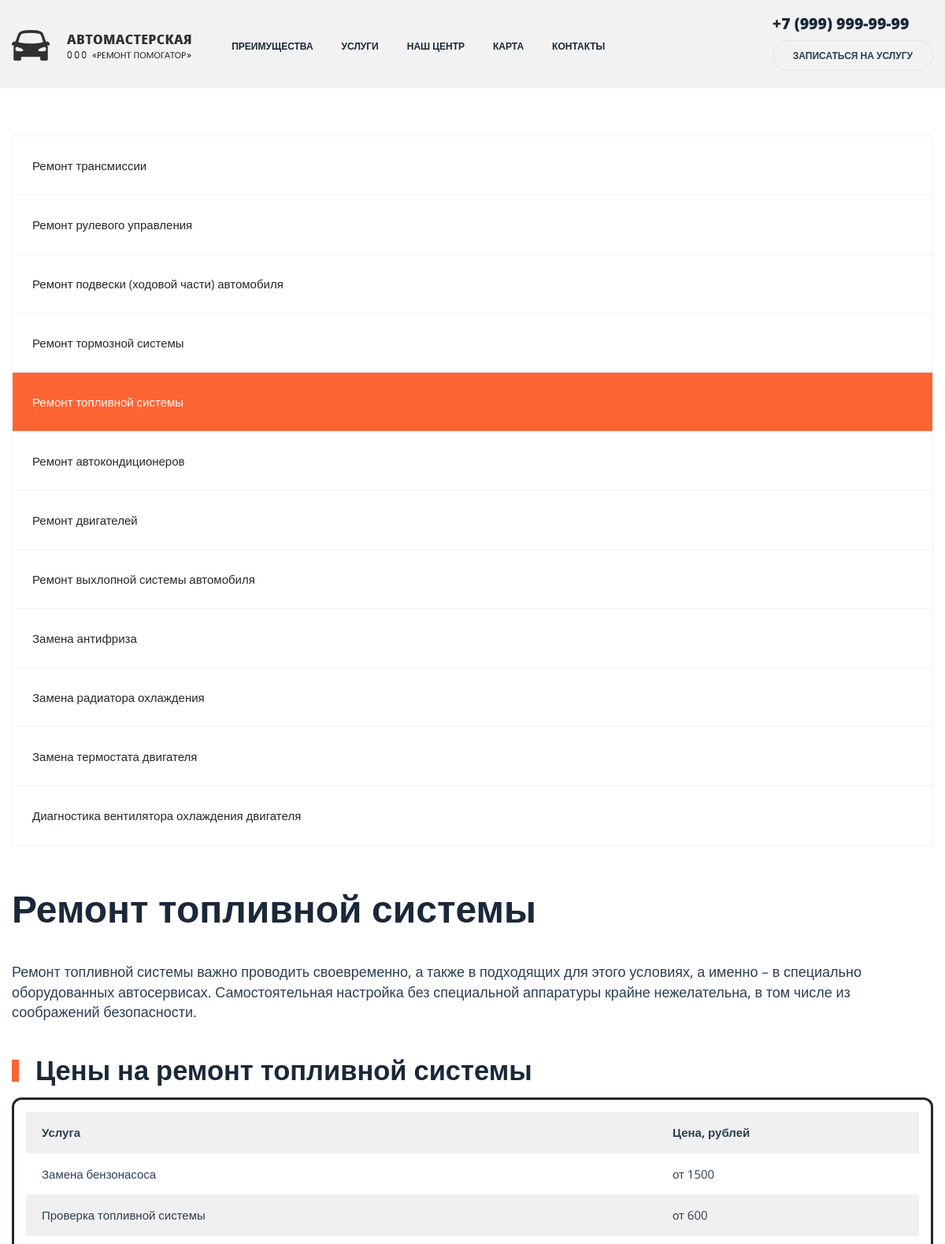
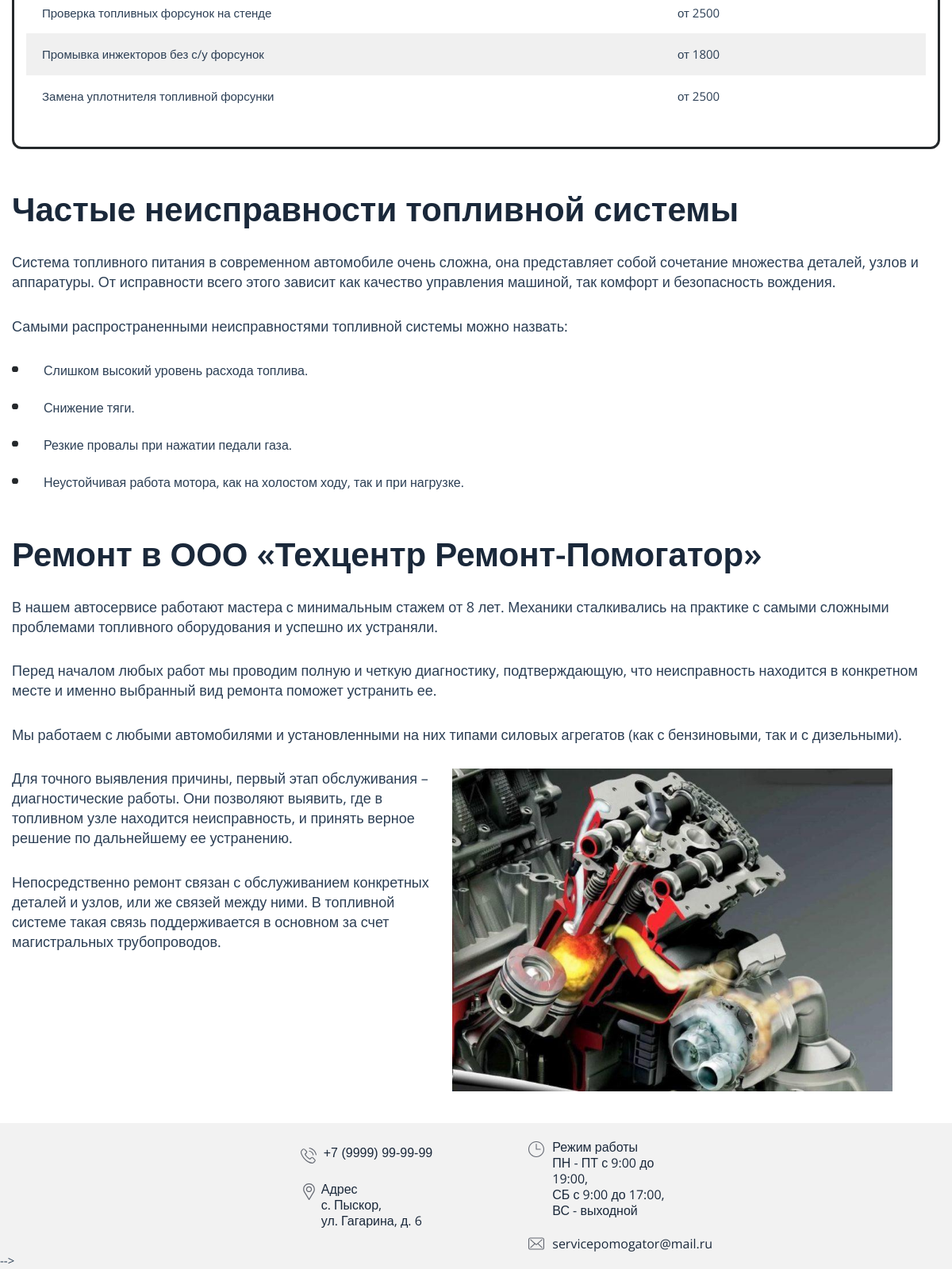
The page /index6.php on the database its author committed (2 pictures, top to bottom).
### tables this page shows
CREATE TABLE `service_price_list` (
  `idservice_price_list` int(11) NOT NULL,
  `idservice` int(11) NOT NULL,
  `price` int(11) NOT NULL,
  `start_data` date NOT NULL,
  `end_data` date DEFAULT NULL
);

CREATE TABLE `service` (
  `idservice` int(11) NOT NULL,
  `id_type` int(11) NOT NULL,
  `service` varchar(500) DEFAULT NULL
);

### index6.php (the view, shortened to what this page needs)
<!DOCTYPE html>
<html lang="en" dir="ltr">
  <head>
    <link rel="stylesheet" href="https://stackpath.bootstrapcdn.com/bootstrap/4.1.3/css/bootstrap.min.css"
>
    <link rel="stylesheet" href="https://use.fontawesome.com/releases/v5.6.1/css/all.css"
>
    <link rel="stylesheet" href="css/main2.css">
    <link rel="stylesheet" href="css/media.css">
    <link rel="stylesheet" href="css/animate.css">
    <link rel='stylesheet' id='wp-block-library-css' href='css/style.min-1.css' type='text/css' media='all'>
    <link rel='stylesheet' id='autoservice-style-css' href='css/wmac_single_71dfaf63ff26cdcd8f13a55f6c5f486d-1.css' type='text/css' media='all'>
    <link rel='stylesheet' id='autoservice-main-css' href='css/wmac_single_ce631b6e98131e308f29fbe37d2114e2-1.css' type='text/css' media='all'>
    <link rel='stylesheet' id='autoservice-media-main-css' href='css/wmac_single_e65cdca6a25d2c07eeefa16406e77695-1.css' type='text/css' media='all'>
  </head>
  <body>
    <header>
      <nav class="navbar navbar-expand-lg sticky-top">
        <div class="container">
          <a href="index.html" class="navbar-brad">
            <img src="img/logo.svg" alt="" class="logo">
          </a>
          <div class="collapse navbar-collapse" id="navbarResponsive">
            <ul class="navbar-nav">
            <li class="nav-item">
                <a href="index.html#why" class="nav-link active">
                  Преимущества
                </a>
              </li>
              <li class="nav-item">
                <a href="index2.php" class="nav-link">
                  Услуги
                </a>
              </li>
              <li class="nav-item">
                <a href="index.html#look" class="nav-link">
                  Наш центр
                </a>
              </li>
              <li class="nav-item">
                <a href="index.html#place" class="nav-link">
                  Карта
                </a>
              </li>
              <li class="nav-item">
                <a href="index.html#footer" class="nav-link">
                  Контакты
                </a>
              </li>
            </ul>
          </div>
          <div class="clearfix d-none d-lg-block">
           <div class="contacts__phone bolder">
             +7 (999) 999-99-99
           </div>
           <a class="contacts__btn upper bolder"  onclick="document.getElementById('servicerequestModal').style.display='block'">
             Записаться на услугу
           </a>
          </div>
        </div>
      </nav>
    </header>
    <div id="content" class="site-content">
			<div class="wrapper">
				<div class="inner">
					<div class="inner-page">
						<aside id="secondary" class="widget-area">
							<nav class="sidebar-nav">
                  <ul>
                    <li class="page_item page-item-468 page_item_has_children"><a href="index2.php">Ремонт трансмиссии</a>
                    </li>
                    <li class="page_item page-item-469 page_item_has_children"><a href="index3.php">Ремонт рулевого управления</a>
                    </li>
                    <li class="page_item page-item-470 page_item_has_children"><a href="index4.php">Ремонт подвески (ходовой части) автомобиля</a>
                    </li>
                    <li class="page_item page-item-471 page_item_has_children"><a href="index5.php">Ремонт тормозной системы</a>
                    </li>
                    <li class="page_item page-item-472 current_page_item"><a href="index6.php">Ремонт топливной системы</a>
                    </li>
                    <li class="page_item page-item-473 page_item_has_children"><a href="index7.php">Ремонт автокондиционеров</a>
                    </li>
                    <li class="page_item page-item-474 page_item_has_children"><a href="index8.php">Ремонт двигателей</a>
                    </li>
                    <li class="page_item page-item-475 page_item_has_children"><a href="index9.php">Ремонт выхлопной системы автомобиля</a>
                    </li>
                    <li class="page_item page-item-994"><a href="index10.php">Замена антифриза</a></li>
                    <li class="page_item page-item-1001"><a href="index11.php">Замена радиатора охлаждения</a></li>
                    <li class="page_item page-item-1004"><a href="index12.php">Замена термостата двигателя</a></li>
                    <li class="page_item page-item-1007"><a href="index13.php" aria-current="page">Диагностика вентилятора охлаждения двигателя</a></li>
                  </ul>
							</nav>
						</aside>
						<div id="primary" class="content-area">
							<main id="main" class="site-main">
								<div class="inner-page-preview section mb0">
									<div class="inner-page-preview-layout">
										<div class="section-title">
											<h1>Ремонт топливной системы</h1>
										</div>
									</div>
								</div>
								<article id="post-472" class="post-472 page type-page status-publish has-post-thumbnail hentry">
									<div class="entry-content">
										<div id="seo-block_5efdd437571f1" class="seo section mb0">
											<div class="section-bg"></div>
											<div class="seo-layout">
												<div class="section-desc">
													<p>Ремонт топливной системы важно проводить своевременно, а также в подходящих для этого условиях, а именно – в специально оборудованных автосервисах. Самостоятельная настройка без специальной аппаратуры крайне нежелательна, в том числе из соображений безопасности.</p>
												</div>
											</div>
										</div>
										<h2>Цены на ремонт топливной системы</h2>
										<figure class="wp-block-table is-style-stripes">
											<table>
												<tbody>
													<tr>
                            <td><strong>Услуга</strong></td>
                            <td><strong>Цена, рублей</strong></td>
													</tr>
													<?php
                          include('admin/database/dbconfig.php');
                          $sql = "SELECT s.service, spl.price FROM service s LEFT JOIN service_price_list spl
                          ON s.idservice = spl.idservice WHERE s.id_type = 5 AND spl.end_data IS NULL";
                          $result = $connection->query($sql);
                          while($row = $result->fetch_assoc()) {
                              echo"
                            <tr>
                                <td>" . $row["service"] ."</td>
                                <td>от " . $row["price"] ."</td>
                            </tr>";
                          }
                         ?>
												</tbody>
											</table>
										</figure>
										<div id="seo-block_5efdd46c571f3" class="seo section mb0">
											<div class="section-bg"></div>
											<div class="seo-layout">
												<div class="section-title">
													<h2>Частые неисправности топливной системы</h2>
												</div>
												<div class="section-desc">
													<p>Система топливного питания в современном автомобиле очень сложна, она представляет собой сочетание множества деталей, узлов и аппаратуры. От исправности всего этого зависит как качество управления машиной, так комфорт и безопасность вождения.</p>
													<p>Самыми распространенными неисправностями топливной системы можно назвать:</p>
													<ul class="check-list-dots">
														<li>Слишком высокий уровень расхода топлива.</li>
														<li>Снижение тяги.</li>
														<li>Резкие провалы при нажатии педали газа.</li>
														<li>Неустойчивая работа мотора, как на холостом ходу, так и при нагрузке.</li>
													</ul>
												</div>
											</div>
										</div>
										<div id="seo-img-block_5efdd4de571f4" class="seo-img section mb0">
											<div class="section-bg"></div>
											<div class="seo-img-header">
												<div class="section-title">
													<h2>Ремонт в ООО «Техцентр Ремонт-Помогатор» </h2>
												</div>
												<div class="section-desc">
													<p>В нашем автосервисе работают мастера с минимальным стажем от 8 лет. Механики сталкивались на практике с самыми сложными проблемами топливного оборудования и успешно их устраняли.</p>
													<p>Перед началом любых работ мы проводим полную и четкую диагностику, подтверждающую, что неисправность находится в конкретном месте и именно выбранный вид ремонта поможет устранить ее.</p>
													<p>Мы работаем с любыми автомобилями и установленными на них типами силовых агрегатов (как с бензиновыми, так и с дизельными).</p>
												</div>
											</div>
											<div class="seo-img-layout">
												<div class="seo-img-left">
													<div class="seo-img-desc section-desc">
														<p>Для точного выявления причины, первый этап обслуживания – диагностические работы. Они позволяют выявить, где в топливном узле находится неисправность, и принять верное решение по дальнейшему ее устранению.</p>
														<p>Непосредственно ремонт связан с обслуживанием конкретных деталей и узлов, или же связей между ними. В топливной системе такая связь поддерживается в основном за счет магистральных трубопроводов.</p>
													</div>
												</div>
												<div class="seo-img-right">
													<div class="seo-img-photo"> <img width="640" height="469" src="img/remont-toplivnoj-sistemy-768x563.jpg"> </div>
												</div>
											</div>
										</div>
									</div>
								</article>
                            </main>
                        </div>
                    </div>
                </div>
            </div>
        </div>
    <footer>
    <div class="container__footer">
            <div class="row justify-content-center">
                <div class="col-lg-3 footer__contacts__first">
                    <div class="footer-top__right">
                        <div class="footer__contacts">
                        <div class="phone footer__phone">
                            <div class="phone__tels">
                            <a href="tel:+79999999999" class="phone__tel"
                                >+7 (9999) 99-99-99</a
                            >
                            </div>
                        </div>
                        <div class="contact footer__contact">
                            <span class="contact__text">
                            <span class="accent">Адрес</span><br />с. Пыскор,
                                <br />
                                ул. Гагарина, д. 6
                            </span>
                        </div>
                        </div>
                    </div>
                </div>
                <div class="col-lg-2 footer__contacts__second">
                <div class="time footer__time">
                    <div class="time__info">
                    <span class="accent">Режим работы</span> <br />
                    ПН - ПТ с 9:00 до 19:00, <br />
                    СБ с 9:00 до 17:00, <br />
                    ВС - выходной
                    </div>
                </div>
                <div class="email footer__email">
                    <a
                    href="mailto:servicepomogator@mail.ru"
                    class="email footer__email"
                    >servicepomogator@mail.ru</a
                    >
                </div>
                </div>
            </div>
            </div> -->
</footer>
</body>
</html>

### css/main2.css (style rules this page uses)
html { font-size: 15px; }
body { font-family: 'Open Sans', sans-serif; color: #2c3f55; overflow-x: hidden; }
ul, li { display: block; margin: 0px; padding: 0px; }
.container { position: relative; }
* { -moz-transition: all 0.3s ease; -webkit-transition-property: all; -webkit-transition-duration: 0.3s; -webkit-transition-timing-function: ease; }
h2 { font-size: 2.3rem; font-weight: 600; color: #1a283a; margin-left: 30px; margin-top: 0px; margin-bottom: 0px; }
h2:before { content: ''; display: block; background: #FF6433; width: 9px; height: 28px; position: absolute; margin-top: 8px; margin-left: -30px; }
.bolder { font-weight: 800; }
.upper { text-transform: uppercase; }
.navbar { background: #F2F2F2; padding: 15px 0 31px 0; }
.logo { margin-top: 20px; }
.navbar-nav { margin: 22px 0 0 75px; }
.nav-link { color: #1A283A; text-transform: uppercase; font-weight: 800; border-radius: 60px; font-size: 0.8rem; padding: 8px 18px !important; padding-left: 40px; }
.contacts__phone { font-size: 1.667rem; color: #1A283A; margin-bottom: 14px; }
.contacts__btn { font-size: 0.8rem; border: 1px solid #E2E2E2; padding: 10px 25px; color: #1A283A; border-radius: 60px; }
h1 { font-size: 3.333rem; color: #1a283a; font-weight: 600; margin: 80px 0 80px 0; line-height: 1.2em; }
.container__footer { background: #F2F2F2; }
footer { text-align: left; background-color: #F2F2F2; }
.footer-top__right { width: 290px; margin-left: 20px; margin-top: 30px; }
.footer__contacts a { color: #1A283A; font-size: 16px; -webkit-text-decoration: underline transparent; text-decoration: underline transparent; transition: color 0.3s, -webkit-text-decoration-color 0.3s; transition: text-decoration-color 0.3s, color 0.3s; transition: text-decoration-color 0.3s, color 0.3s, -webkit-text-decoration-color 0.3s; }
.footer__contact { margin-top: 22px; }
.footer__contact .contact__text { font-size: 16px; line-height: 1.25; color: #1A283A; }
.footer__contact .svg { margin-right: 10px; }
.footer__time { color: #1A283A; margin-top: 20px; }
.footer__time .accent, .contact__text .accent { color: #1A283A; }
.footer__email { margin-top: 11px; }
.phone { display: -moz-flex; display: -ms-flex; display: -o-flex; display: flex; align-items: flex-start; }
.phone .svg { width: 20px; height: 20px; flex-shrink: 0; margin-top: 1px; margin-right: 9px; }
.phone__tel { font-size: 16px; display: block; white-space: nowrap; line-height: 1; margin-bottom: 4px; font-family: "TT Norms Bold", sans-serif; color: #1A283A; transition: color 0.3s; }
.contact { display: -moz-flex; display: -ms-flex; display: -o-flex; display: flex; align-items: flex-start; }
.contact__text { font-size: 16px; color: #1A283A; line-height: 1.25; text-align: left; }
.contact .svg { flex-shrink: 0; width: 21px; height: 21px; margin-right: 5px; margin-top: 3px; }
.time { display: -moz-flex; display: -ms-flex; display: -o-flex; display: flex; align-items: flex-start; font-size: 16px; line-height: 1.25; text-align: left; }
.time .svg { width: 20px; height: 20px; flex-shrink: 0; margin-right: 10px; position: relative; top: 3px; }
.email { display: -moz-flex; display: -ms-flex; display: -o-flex; display: flex; align-items: center; font-size: 16px; line-height: 1.25; color: #1A283A; text-decoration: underline transparent; transition: text-decoration-color 0.3s, color 0.3s; }
.email .svg { width: 20px; height: 20px; flex-shrink: 0; margin-right: 10px; position: relative; top: 6px; }
.section-title { margin-top: 50px; }

### css/media.css (style rules this page uses)
@media screen and (max-width: 1200px) { body { overflow-x: hidden; } }
@media (min-width: 992px) and (max-width: 1200px) { .container { max-width: 100%; } }
@media (min-width: 992px) and (max-width: 1200px) { .navbar-nav { margin-left: 4.5%; } }
@media (min-width: 992px) and (max-width: 1200px) { .contacts__phone { font-size: 1.3rem; } }

### css/style.min-1.css (style rules this page uses)
.wp-block-table { overflow-x:auto }
.wp-block-table table { width:100% }
.wp-block-table.is-style-stripes { border-spacing:0; border-collapse:inherit; background-color:transparent; }
.wp-block-table.is-style-stripes tbody tr:nth-child(odd) { background-color:#f0f0f0 }
.wp-block-table.is-style-stripes td,.wp-block-table.is-style-stripes th { border-color:transparent }

### css/wmac_single_e65cdca6a25d2c07eeefa16406e77695-1.css (style rules this page uses)
@media screen and (max-width:1200px) { .inner-page { display:block } }
@media screen and (max-width:1200px) { .widget-area { width:100%; margin-bottom:30px } }

### rows shown on the page
service_price_list: idservice.service "Замена бензонасоса", price "1500"
service_price_list: idservice.service "Проверка топливной системы", price "600"
service_price_list: idservice.service "Проверка топливных форсунок на стенде", price "2500"
service_price_list: idservice.service "Промывка инжекторов без с/у форсунок", price "1800"
service_price_list: idservice.service "Замена уплотнителя топливной форсунки", price "2500"
